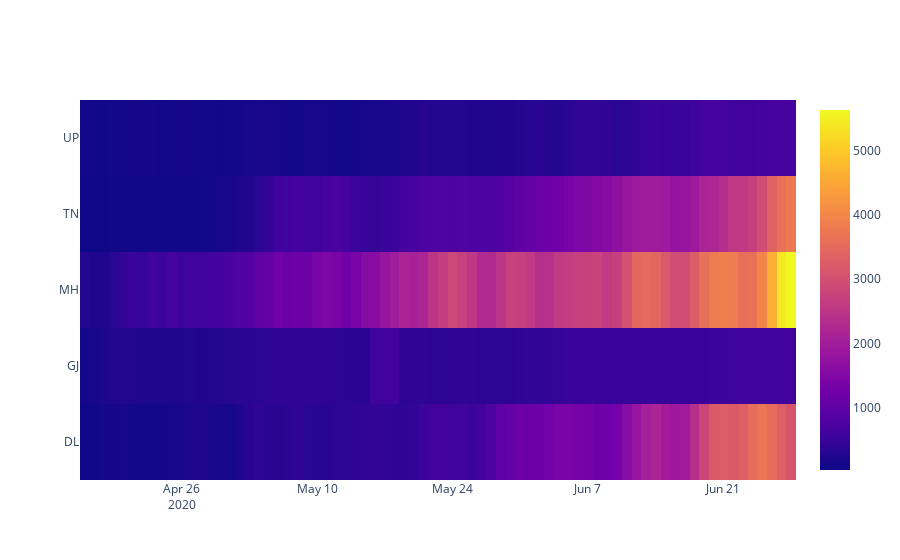

Source (notebook cell):
### Code cell
import plotly.graph_objects as go

fig = go.Figure(data=go.Heatmap(df_to_plotly(top_state_df)))
fig.show()

### Figure 1 — Plotly figure (JSON) as saved in the notebook; plotly's stock layout.template omitted (floating-point values rounded to 4 significant figures; data arrays with more than 128 entries replaced by an {"elided": "..."} marker saying what was removed)
{"data": [{"type": "heatmap", "x": ["2020-04-16", "2020-04-17", "2020-04-18", "2020-04-19", "2020-04-20", "2020-04-21", "2020-04-22", "2020-04-23", "2020-04-24", "2020-04-25", "2020-04-26", "2020-04-27", "2020-04-28", "2020-04-29", "2020-04-30", "2020-05-01", "2020-05-02", "2020-05-03", "2020-05-04", "2020-05-05", "2020-05-06", "2020-05-07", "2020-05-08", "2020-05-09", "2020-05-10", "2020-05-11", "2020-05-12", "2020-05-13", "2020-05-14", "2020-05-15", "2020-05-16", "2020-05-17", "2020-05-18", "2020-05-19", "2020-05-20", "2020-05-21", "2020-05-22", "2020-05-23", "2020-05-24", "2020-05-25", "2020-05-26", "2020-05-27", "2020-05-28", "2020-05-29", "2020-05-30", "2020-05-31", "2020-06-01", "2020-06-02", "2020-06-03", "2020-06-04", "2020-06-05", "2020-06-06", "2020-06-07", "2020-06-08", "2020-06-09", "2020-06-10", "2020-06-11", "2020-06-12", "2020-06-13", "2020-06-14", "2020-06-15", "2020-06-16", "2020-06-17", "2020-06-18", "2020-06-19", "2020-06-20", "2020-06-21", "2020-06-22", "2020-06-23", "2020-06-24", "2020-06-25", "2020-06-26", "2020-06-27", "2020-06-28"], "y": ["DL", "GJ", "MH", "TN", "UP"], "z": {"elided": "5x74 float values"}}], "layout": {}}
